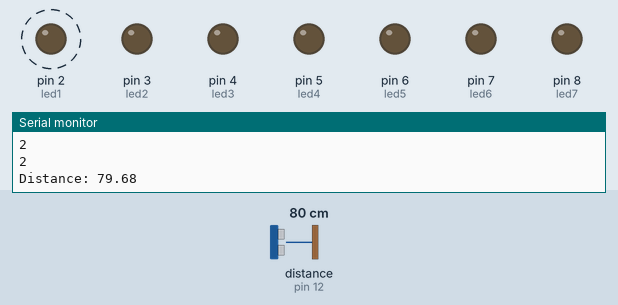
Recording of a sketch running on a simulated Arduino Uno, built with avr-gcc and run on an emulated ATmega328P. Shown: output pins drawn as LEDs (lit = HIGH), the last lines printed to the serial monitor. Wiring (inferred from the names in the program): ultrasonic range finder: trigger pin 13; echo pin 12. Dashed ring = blinking. Inputs (shaded band) come from the test bench; at power-on: distance to the obstacle (sensor on pin 12) 80 cm. The echo pulse lasts 58.3 µs per cm; pins used as bus, display or sensor lines are not drawn.

Above: at 2.8 s.
2.9 s: distance to the obstacle (sensor on pin 12) set to 120 cm
At 5.8 s:
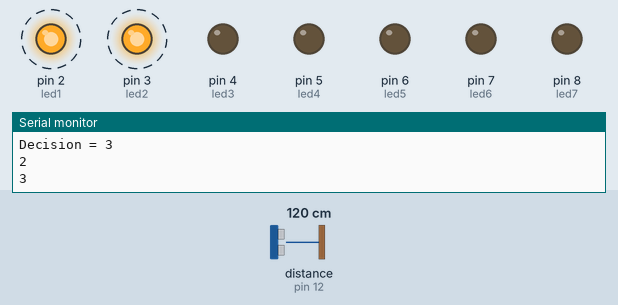
8.9 s: distance to the obstacle (sensor on pin 12) set to 250 cm
At 11.8 s:
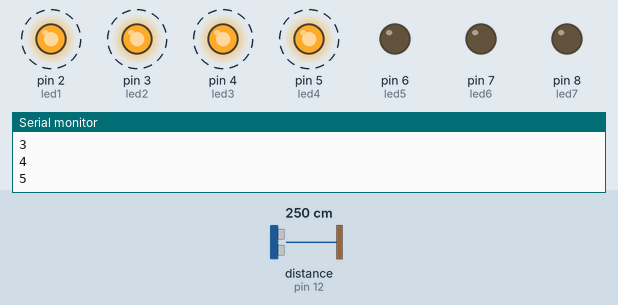
14.9 s: distance to the obstacle (sensor on pin 12) set to 197 cm
At 17.9 s:
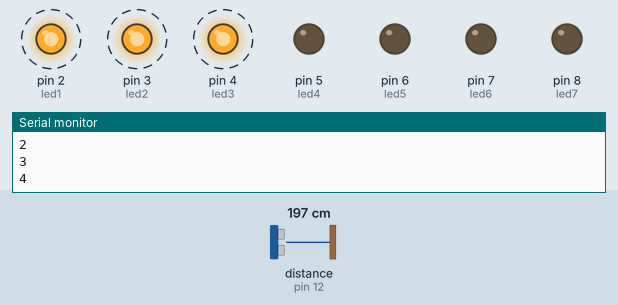
20.9 s: distance to the obstacle (sensor on pin 12) set to 60 cm
At 21.9 s:
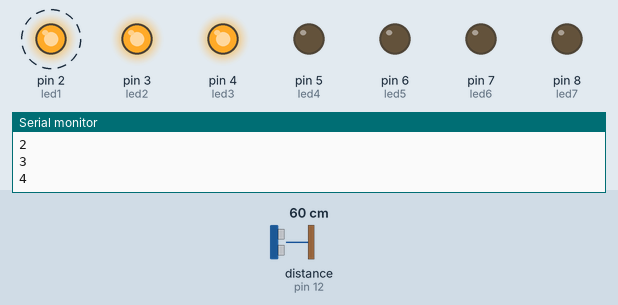
26.9 s: distance to the obstacle (sensor on pin 12) set to 299 cm
At 29.9 s:
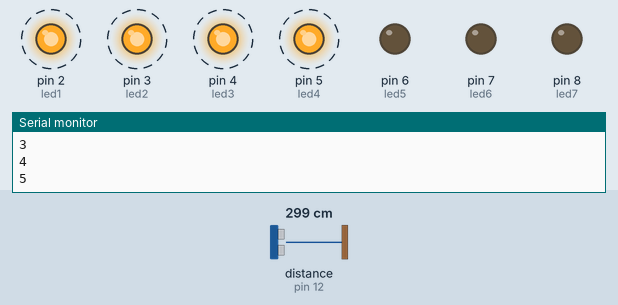
Timing chart, 0 to 33.9 s (numbered marks = the images above; inputs shaded):
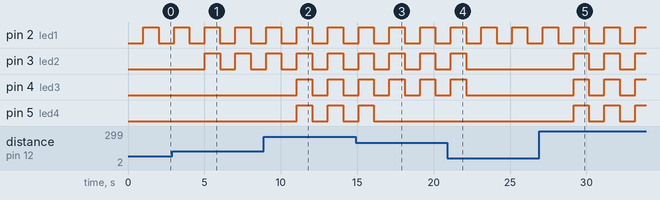

The sketch:

ultrasonic_radar.ino
```cpp
/*
 Author - affanparvezkhan@gmail.com
 Here we are defining the LEDs and the hardware PINs they are connected to, on the board.

*/

int led1 = 2;
int led2 = 3;
int led3 = 4;
int led4 = 5;
int led5 = 6;
int led6 = 7;
int led7 = 8;

/*
  Here we are defining the variables that will be used by the ultrasonic sensor.
  Sending signal on trig will cause sensor to send sound wave.
  Sensor will return the value on echo.
*/
int chintu_echo = 12;
int chintu_trig = 13;
float distance, duration;

/*
  Setup function is executed at the beginning of any arduino program.
  We need to tell arduino which PINs will be active.
  We need to tell arduino which PINs will be used for INPUT and which for OUTPUT.
  Arduino will only activate those PINs. If we add a new sensor or LED tomorrow,
  we will have to also activate that PIN.
*/
void setup() {

  // For activation of LEDs as OUTPUT
  pinMode(led5, OUTPUT);
  pinMode(led1, OUTPUT);
  pinMode(led6, OUTPUT);
  pinMode(led7, OUTPUT);
  pinMode(led3, OUTPUT);
  pinMode(led4, OUTPUT);
  pinMode(led2, OUTPUT);

  // For activation of ultrasonic sensor as both echo as INPUT and trig as OUTPUT.
  pinMode(chintu_echo, INPUT);
  pinMode(chintu_trig, OUTPUT);

  // Used to activate serial monitor. Also needs to be activated by going to Tools > Serial Monitor.
  Serial.begin(9600);
}

/*
  Returns the distance sound travels in decimal.
  Value is generally between 1 to 1100.
*/
float chintu_radar(){
  digitalWrite(chintu_trig, LOW);
	delayMicroseconds(2);
	digitalWrite(chintu_trig, HIGH);
	delayMicroseconds(10);
	digitalWrite(chintu_trig, LOW);

  duration = pulseIn(chintu_echo, HIGH);

  distance = (duration*.0343)/2;
  Serial.print("Distance: ");
	Serial.println(distance);
  delay(1000);
  return distance;

}


/*
  This function will be called by arduino very fast + back to back till end of time.
  A delay inside will help manage the speed.
*/
void loop() {

  distance = chintu_radar();
  chintu_turn_on_led(distance);


}

void test_led(){

  // digitalWrite(led1, HIGH);
  // digitalWrite(led5, HIGH);
  // digitalWrite(led3, HIGH);
  // digitalWrite(led4, HIGH);
  // digitalWrite(led2, HIGH);
  // digitalWrite(led7, HIGH);
  // digitalWrite(led6, HIGH);
  // delay(1000);

  // digitalWrite(led1, LOW);
  // digitalWrite(led7, LOW);
  // digitalWrite(led5, LOW);
  // digitalWrite(led6, LOW);
  // digitalWrite(led4, LOW);
  // digitalWrite(led3, LOW);
  // digitalWrite(led2, LOW);
  // delay(1000);
}

void chintu_turn_on_led(int distance){

  int number_of_led;

  number_of_led = chintu_calculate(distance);
  Serial.print("Decision = ");
  Serial.println(number_of_led);

  for(int i = 2; i<=number_of_led; i++){
    Serial.println(i);
    digitalWrite(i, HIGH);
  }
  delay(1000);
  for(int i = 2; i<=number_of_led; i++){
    Serial.println(i);
    digitalWrite(i, LOW);
  }

}

int chintu_calculate(float distance){
  /*
    This function will get distance from 0 to 200 and sometimes 1100+.

    IF distance is  1-10  -> single LED (1)
    IF distance is 10-20  -> double LED (1+2)
    IF distance is 20-30  -> triple LED (1+2+3)
    IF distance is 30-40  -> four   LED (1+2+3+4)
    ..
    IF distance is more than 1000 -> LAST LED (7)

    Maths logic -
    Sensor sending values from 1 to 200 mostly (1-5)
      logic:
        200 -> 1+2+3+4+5
        150 -> 1+2+3+4
        100 -> 1+2+3
        50  -> 1+2
        49  -> 1
    Sometimes 200-500 (upto LED 6)
    Sometimes 1000+ (upto LED 7)

  */
  int decision;

  if(distance < 50){
    decision = 1;
    return decision;
  }

  if(distance > 50 && distance < 100){
    decision = 2;
    return decision;
  }

  if(distance > 100 && distance < 150){
    decision = 3;
    return decision;
  }

  if(distance > 150 && distance < 200){
    decision = 4;
    return decision;
  }

  if(distance > 200 && distance < 300){
    decision = 5;
    return decision;
  }
  if(distance > 300 && distance < 1000){
    decision = 6;
    return decision;
  }

  if(distance > 1000){
    decision = 7;
    return decision;
  }

}
```

Measured:
- after the input at 2.9 s, pin 3 (led2): alternates HIGH for 1.0 s and LOW for 1.0 s, starting after 2.1 s
- after the input at 8.9 s, pin 4 (led3), pin 5 (led4): alternates HIGH for 1.0 s and LOW for 1.0 s, starting after 2.2 s
- after the input at 14.9 s, pin 5 (led4): goes on until 16.1 s, then stays LOW
- after the input at 20.9 s, pin 3 (led2), pin 4 (led3): goes on until 22.1 s, then stays LOW
- after the input at 26.9 s, pin 3 (led2), pin 4 (led3), pin 5 (led4): alternates HIGH for 1.0 s and LOW for 1.0 s, starting after 2.3 s
- by itself, pin 2 (led1): alternates HIGH for 1.0 s and LOW for 1.0 s
